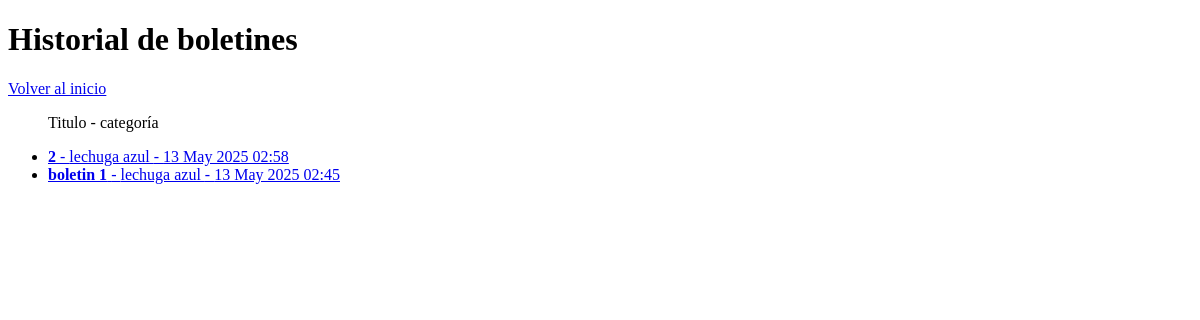
Page /historial/ on the earlier database version.
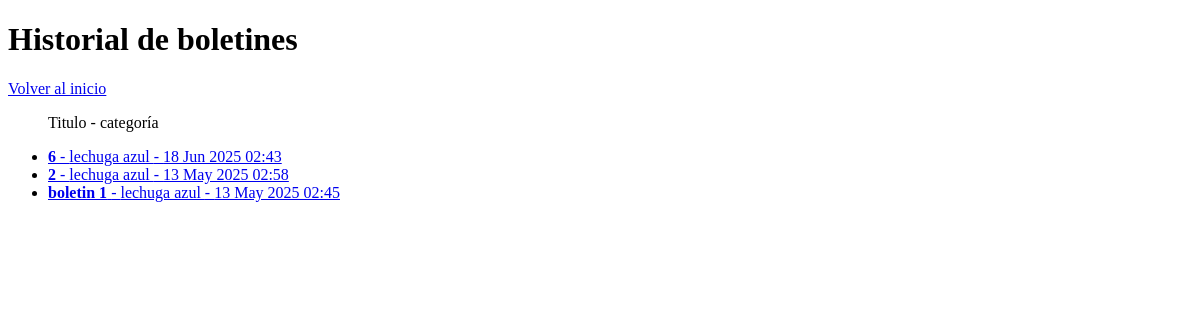
Same page on the later database version.
### app/models.py (models this page shows, shortened)
class Historial(models.Model):
    title = models.CharField(max_length=255)
    content = models.TextField()
    created_at = models.DateTimeField(auto_now_add=True)
    categoria = models.ForeignKey(Categoria, on_delete=models.SET_NULL, null=True, blank=True)

class Categoria(models.Model):
    nombre = models.CharField(max_length=100)

### app/views.py (the view)
# urls.py: path('historial/', views.historial_list, name='historial_list'),
def historial_list(request):
    boletines = Historial.objects.all().order_by('-created_at')
    return render(request, 'historial_list.html', {'boletines': boletines})

### proyectogrupo08/templates/historial_list.html (shortened to what this page needs)
<!DOCTYPE html>
<html lang="es">
<head>
</head>
<body>
    <h1>Historial de boletines</h1>
    <a href="{% url 'index' %}">Volver al inicio</a>
    {% if boletines %}
        <ul>
            <p>Titulo - categoría</p>
            {% for boletin in boletines %}
                <li>
                    <a href="{% url 'historial_detail' boletin.id %}">
                        <strong>{{ boletin.title }}</strong> -
                        {{ boletin.categoria.nombre  }} -
                        {{ boletin.created_at|date:"d M Y H:i" }}
                    </a>
                </li>
            {% endfor %}
        </ul>
    {% else %}
        <p>No hay boletines en el historial.</p>
    {% endif %}
</body>
</html>

Differences in the rows shown:
added Historial: title "6", categoria.nombre "lechuga azul", created_at "18 Jun 2025 02:43"
